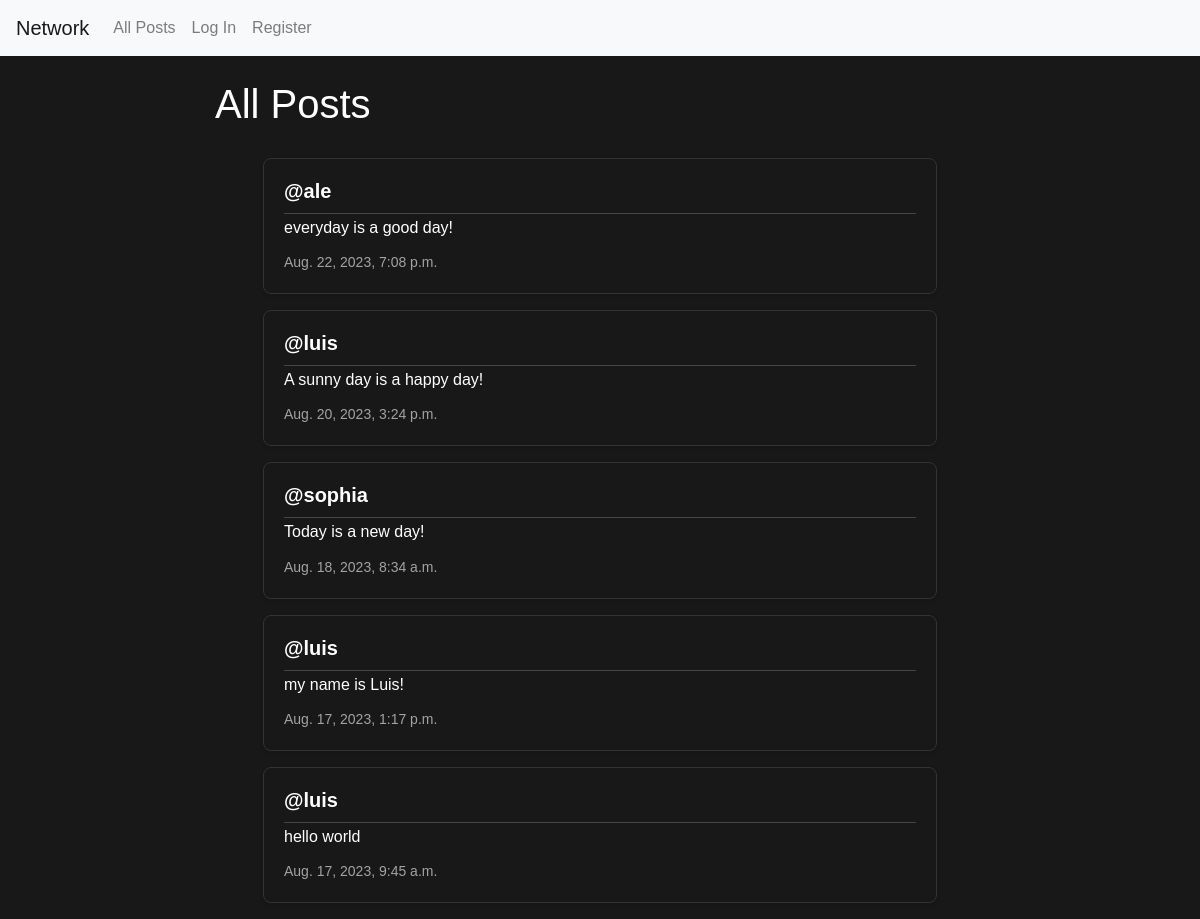
Before: / with the older database file.
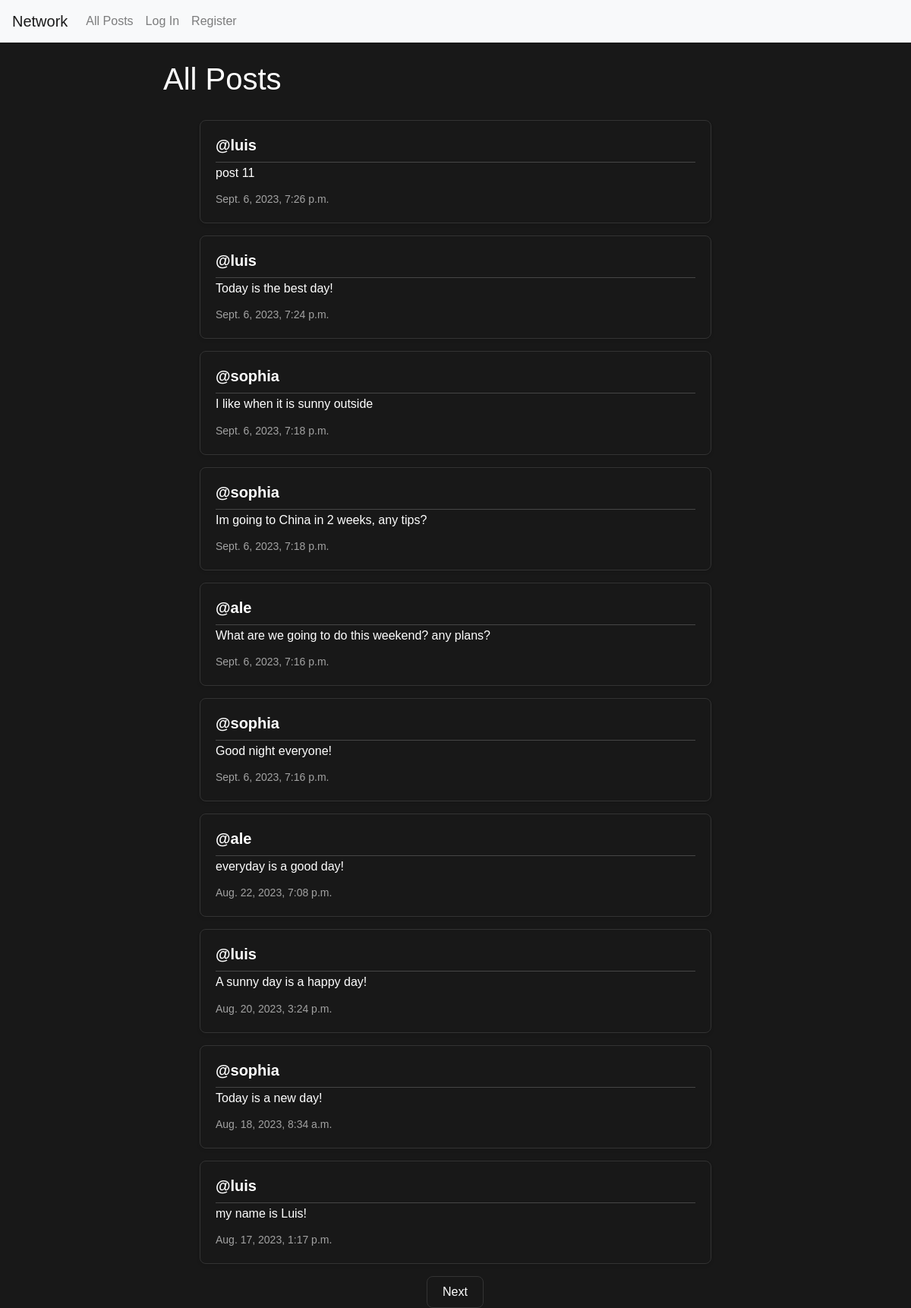
After: the same page with the newer database file.
### network/models.py (models this page shows, shortened)
class Post(models.Model):
    content = models.CharField(max_length=420)
    user = models.ForeignKey(User, on_delete=models.CASCADE, related_name="author")
    date = models.DateTimeField(auto_now_add=True)

class User(AbstractUser):
    pass

### network/views.py (the view)
# urls.py: path("", views.index, name="index"),
def index(request):
    all_posts = Post.objects.all().order_by("id").reverse()
    paginator = Paginator(all_posts, 10)
    page_number = request.GET.get('page')
    page_posted = paginator.get_page(page_number)
    all_likes = Like.objects.all()
    who_liked = []
    try:
        for like in all_likes:
            if like.user.id == request.user.id:
                who_liked.append(like.post.id)
    except:
        who_liked = []
    return render(request, "network/index.html", {
        "all_posts" : all_posts,
        "page_posted": page_posted,
        "who_liked" : who_liked
    })

### network/templates/network/index.html (shortened to what this page needs)
{% extends "network/layout.html" %}
{% block body %}
<div class="container mt-4">
    <h1>All Posts</h1>
    <div class="allPost">
        {% for post in page_posted %}
            <div class="post mx-5 my-3">
                <h5 class="username mb-1"><a href="{% url 'profile' user_id=post.user.id %}">@{{ post.user }}</a></h5>
                <h6 class="content" id="content_{{ post.id }}" mb-1">{{ post.content }}</h6>
                <p class="date mb-0">{{ post.date }}</p>
            </div>
        {% endfor %}
    </div>
    <nav aria-label="Page navigation" class="text-center">
        {% if page_posted.has_next %}
            <a class="page-link central-btn" href="?page={{ page_posted.next_page_number }}">Next</a>
        {% elif not page_posted.has_next and page_posted.number != 1 %}
            <a class="page-link central-btn" href="?page={{ page_posted.previous_page_number }}">Back</a>
        {% endif %}
    </nav>
</div>
{% endblock %}

### network/templates/network/layout.html (shortened to what this page needs)
{% load static %}
<!DOCTYPE html>
<html lang="en">
    <head>
        <link rel="stylesheet" href="https://stackpath.bootstrapcdn.com/bootstrap/4.4.1/css/bootstrap.min.css">
        <link href="{% static 'network/styles.css' %}" rel="stylesheet">
        <link rel="stylesheet" href="https://cdnjs.cloudflare.com/ajax/libs/font-awesome/6.4.2/css/all.min.css" />
    </head>
    <body>
        <nav class="navbar navbar-expand-lg navbar-light bg-light">
            <a class="navbar-brand" href="{% url 'index' %}">Network</a>
            <div>
              <ul class="navbar-nav mr-auto">
                <li class="nav-item">
                  <a class="nav-link" href="{% url 'index' %}">All Posts</a>
                </li>
                {% if user.is_authenticated %}
                    <li class="nav-item">
                        <a class="nav-link" href="{% url 'following' %}">Following</a>
                    </li>
                    <li class="nav-item">
                        <a class="nav-link" href="{% url 'logout' %}">Log Out</a>
                    </li>
                {% else %}
                    <li class="nav-item">
                        <a class="nav-link" href="{% url 'login' %}">Log In</a>
                    </li>
                    <li class="nav-item">
                        <a class="nav-link" href="{% url 'register' %}">Register</a>
                    </li>
                {% endif %}
              </ul>
            </div>
          </nav>
        <div class="body">
            {% block body %}
            {% endblock %}
        </div>
    </body>
</html>

### network/static/network/styles.css (style rules this page uses)
:root { --bg-color: #181818; --text-color: #FFF; --border-color: #333; --btn-bg-color: #007BFF; --btn-hover-color: #0056b3; --shadow-color: rgba(0, 0, 0, 0.1); --divider-color: rgba(255, 255, 255, 0.2); }
body { background-color: var(--bg-color); font-family: Arial, sans-serif; color: var(--text-color); margin: 0; padding: 0; }
.container { max-width: 800px; margin: 0 auto; }
.allPost { margin-top: 30px; }
.post { border: 1px solid var(--border-color); border-radius: 8px; background-color: var(--bg-color); padding: 20px; margin-bottom: 25px; box-shadow: 0 2px 4px var(--shadow-color); }
.username { font-weight: bold; margin-bottom: 5px; border-bottom: 1px solid var(--divider-color); padding-bottom: 10px; }
.content { font-size: 16px; margin-bottom: 15px; color: var(--text-color); }
.date { font-size: 14px; color: rgba(255, 255, 255, 0.6); }
.central-btn { display: inline-block; padding: 10px 20px; border-radius: 8px; color: var(--text-color); background-color: var(--bg-color); border: 1px solid var(--border-color); transition: background-color 0.2s ease; }
.username a { text-decoration: none; color: inherit; transition: transform 0.3s ease, text-decoration 0.3s ease; }

Changed rows visible on the page:
no longer on this page (row unchanged): Post: user "luis", content "hello world", date "Aug. 17, 2023, 9:45 a.m."
added Post: user "luis", content "post 11", date "Sept. 6, 2023, 7:26 p.m."
added Post: user "luis", content "Today is the best day!", date "Sept. 6, 2023, 7:24 p.m."
added Post: user "sophia", content "I like when it is sunny outside", date "Sept. 6, 2023, 7:18 p.m."
added Post: user "sophia", content "Im going to China in 2 weeks, any tips?", date "Sept. 6, 2023, 7:18 p.m."
added Post: user "ale", content "What are we going to do this weekend? any plans?", date "Sept. 6, 2023, 7:16 p.m."
added Post: user "sophia", content "Good night everyone!", date "Sept. 6, 2023, 7:16 p.m."
Other visible differences:
text now shown: "Next"
